Frame 1 (no input): blank canvas, image omitted
Frame 60 (the mouse pressed at the canvas centre just before this capture): blank canvas, image omitted
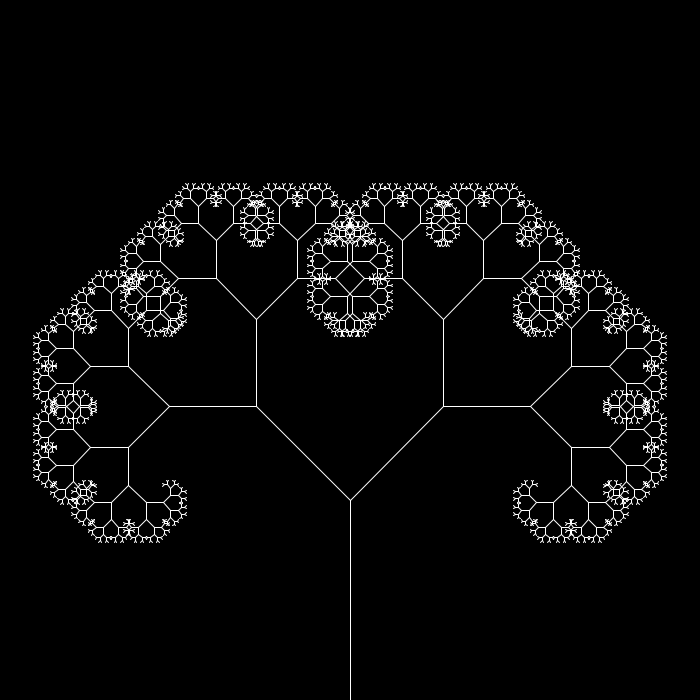
Frame 120 (the mouse held since frame 60 and released just before this capture)

The Processing sketch whose frames 1 and 60 were blank and that drew this single picture after the mouse press (run headless with seeded random() and noise(); from frame 60 on, the mouse is pressed at the canvas centre):

// Processing sketch: recursionTree
// ── recursionTree.pde
/*
Recursive Tree by Daniel Shiffman.
https://processing.org/examples/tree.html

Renders a simple tree-like structure via recursion. 
The branching angle is calculated as a function of the horizontal mouse location. 
Move the mouse left and right to change the angle.
*/

float theta;  
int lenght = 200;

void setup() {
  size(700, 700);
}

void draw() {
  background(0);
  frameRate(30);
  stroke(255);
  // Let's pick an angle 0 to 90 degrees based on the mouse position
  float a = (mouseX / (float) width) * 90;
  // Convert it to radians
  theta = radians(a);
  // Start the tree from the bottom of the screen
  translate(width/2,height);
  // Draw a line 120 pixels
  line(0,0,0,-200);
  // Move to the end of that line
  translate(0,-lenght);
  // Start the recursive branching!
  branch(lenght);

}

void branch(float h) {
  // Each branch will be 2/3rds the size of the previous one
  h *= 0.66;
  
  // All recursive functions must have an exit condition!!!!
  // Here, ours is when the length of the branch is 2 pixels or less
  if (h > 2) {
    pushMatrix();    // Save the current state of transformation (i.e. where are we now)
    rotate(theta);   // Rotate by theta
    line(0, 0, 0, -h);  // Draw the branch
    translate(0, -h); // Move to the end of the branch
    branch(h);       // Ok, now call myself to draw two new branches!!
    popMatrix();     // Whenever we get back here, we "pop" in order to restore the previous matrix state
    
    // Repeat the same thing, only branch off to the "left" this time!
    pushMatrix();
    rotate(-theta);
    line(0, 0, 0, -h);
    translate(0, -h);
    branch(h);
    popMatrix();
  }
}
